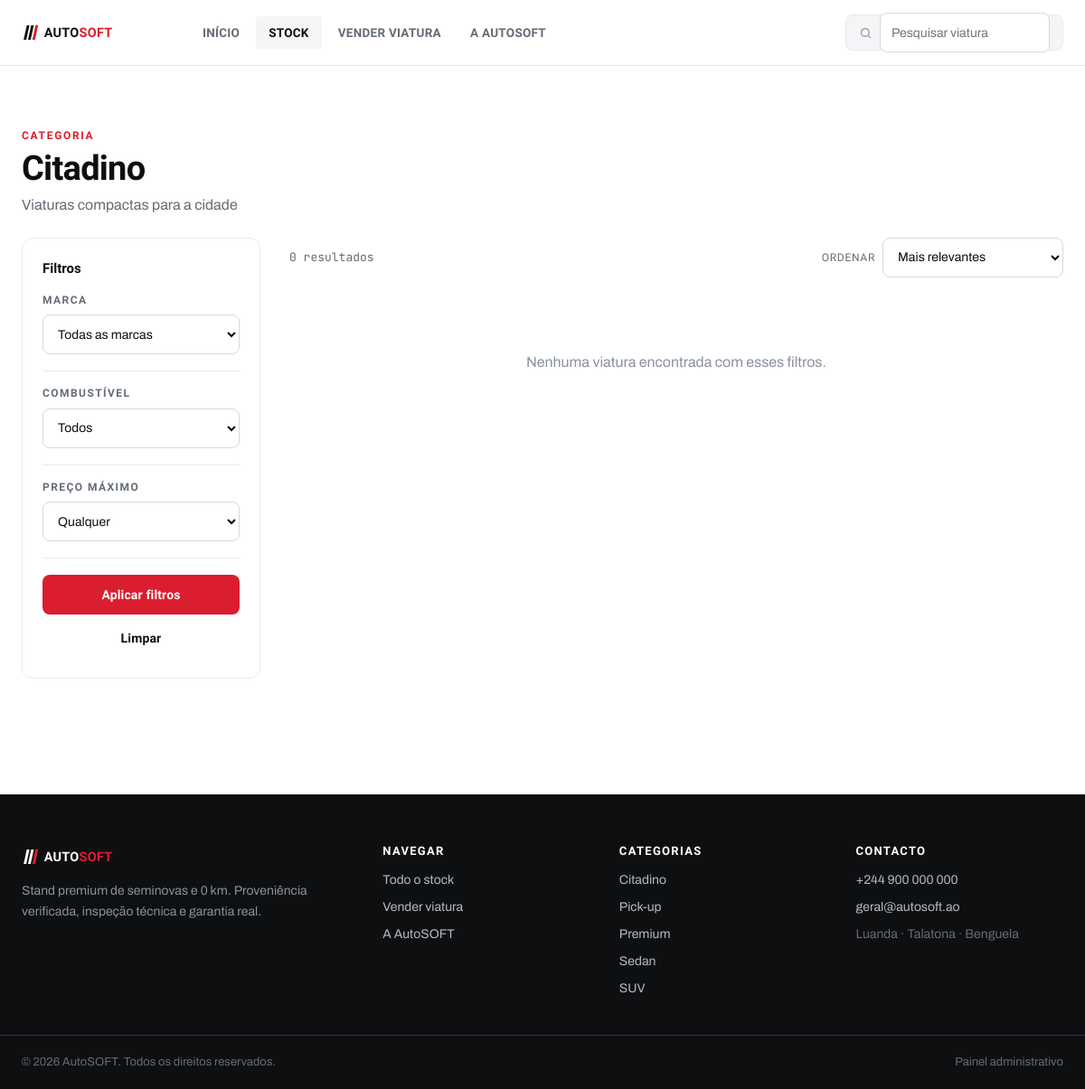
/autosoft/categoria/citadino, run on the app's committed database.
### tables this page shows
CREATE TABLE `categories` (
  `id`          INT UNSIGNED NOT NULL AUTO_INCREMENT,
  `name`        VARCHAR(120) NOT NULL,
  `slug`        VARCHAR(140) NOT NULL,
  `description` VARCHAR(255) DEFAULT NULL,
  `created_at`  TIMESTAMP    NOT NULL DEFAULT CURRENT_TIMESTAMP,
  PRIMARY KEY (`id`),
  UNIQUE KEY `uq_category_slug` (`slug`)
);

### src/helpers.php (called while the page is built, shortened)
<?php
function e($v): string
{
    return htmlspecialchars((string) $v, ENT_QUOTES, 'UTF-8');
}
function url(string $path = ''): string
{
    $base = rtrim($GLOBALS['CONFIG']['base_url'], '/');
    if ($path === '' || $path === '/') {
        return $base === '' ? '/' : $base . '/';
    }
    return $base . '/' . ltrim($path, '/');
}
function asset(string $path): string
{
    return url('assets/' . ltrim($path, '/'));
}
function render(string $view, array $data = [], string $layout = 'layout'): void
{
    extract($data, EXTR_SKIP);
    $viewFile = __DIR__ . '/../views/' . $view . '.php';
    require $viewFile;
    $content = ob_get_clean();
    require __DIR__ . '/../views/' . $layout . '.php';
}
function q(string $key, $default = '')
{
    return isset($_GET[$key]) ? trim((string) $_GET[$key]) : $default;
}

### controllers/site.php (called while the page is built, shortened)
<?php
function page_catalog(array $preset = [], array $context = []): void
{
    $filters = array_merge([
        'only_available' => true,
        'brand_slug'     => q('marca'),
        'category_slug'  => q('categoria'),
        'fuel'           => q('combustivel'),
        'max_price'      => q('preco_max'),
        'search'         => q('q'),
        'sort'           => q('ordenar', 'relevance'),
    ], $preset);
    $vehicles = find_vehicles($filters);
    render('catalog', array_merge([
        'title'      => $context['title'] ?? 'Stock — AutoSOFT',
        'heading'    => $context['heading'] ?? 'Todas as viaturas',
        'eyebrow'    => $context['eyebrow'] ?? 'Stock',
        'intro'      => $context['intro'] ?? null,
        'vehicles'   => $vehicles,
        'brands'     => all_brands(),
        'categories' => all_categories(),
        'fuels'      => distinct_fuels(),
        'filters'    => $filters,
    ], $context));
}
function page_category(string $slug): void
{
    $cat = category_by_slug($slug);
    page_catalog(
        ['category_slug' => $slug],
        [
            'title'   => $cat['name'] . ' — Stock AutoSOFT',
            'eyebrow' => 'Categoria',
            'heading' => $cat['name'],
            'intro'   => $cat['description'] ?: ('Viaturas da categoria ' . $cat['name'] . '.'),
            'lockCategory' => $cat,
        ]
    );
}

### src/db.php (called while the page is built)
<?php
function db(): PDO
{
    static $pdo = null;
    if ($pdo instanceof PDO) {
        return $pdo;
    }
    $cfg = $GLOBALS['CONFIG']['db'];
    $dsn = "mysql:host={$cfg['host']};port={$cfg['port']};dbname={$cfg['name']};charset={$cfg['charset']}";
    try {
        $pdo = new PDO($dsn, $cfg['user'], $cfg['pass'], [
            PDO::ATTR_ERRMODE            => PDO::ERRMODE_EXCEPTION,
            PDO::ATTR_DEFAULT_FETCH_MODE => PDO::FETCH_ASSOC,
            PDO::ATTR_EMULATE_PREPARES   => false,
        ]);
    } catch (PDOException $e) {
        http_response_code(500);
        die('Erro de ligação à base de dados: ' . htmlspecialchars($e->getMessage())
            . '<br>Verifique as credenciais em <code>config.php</code> e se importou <code>database/schema.sql</code>.');
    }
    return $pdo;
}

### src/models.php (called while the page is built, shortened)
<?php
function all_categories(): array
{
    return db()->query('SELECT * FROM categories ORDER BY name')->fetchAll();
}
function category_by_slug(string $slug): ?array
{
    $st = db()->prepare('SELECT * FROM categories WHERE slug = ? LIMIT 1');
    $st->execute([$slug]);
    return $st->fetch() ?: null;
}

### views/catalog.php (the view, shortened to what this page needs)
<?php
$navActive = 'catalog';
$lockBrand = $lockBrand ?? null;
$lockCategory = $lockCategory ?? null;
?>
<div class="container section">
  <div class="catalog-head">
    <span class="eyebrow"><?= e($eyebrow) ?></span>
    <h1><?= e($heading) ?></h1>
    <?php if (!empty($intro)): ?><p class="catalog-intro"><?= e($intro) ?></p><?php endif; ?>
  </div>
  <div class="catalog-layout">
    <aside class="filter-rail">
      <form method="get" action="<?= $lockBrand ? url('/marca/' . $lockBrand['slug']) : ($lockCategory ? url('/categoria/' . $lockCategory['slug']) : url('/estoque')) ?>">
        <div class="filter-title">Filtros</div>
        <?php if (!$lockBrand): ?>
        <div class="filter-group">
          <h4>Marca</h4>
          <select name="marca">
            <option value="">Todas as marcas</option>
          </select>
        </div>
        <?php endif; ?>
        <div class="filter-group">
          <h4>Combustível</h4>
          <select name="combustivel">
            <option value="">Todos</option>
          </select>
        </div>
        <div class="filter-group">
          <h4>Preço máximo</h4>
          <select name="preco_max">
            <option value="">Qualquer</option>
          </select>
        </div>
        <button class="btn btn-primary btn-block" type="submit">Aplicar filtros</button>
        <a class="btn btn-ghost btn-block" href="<?= $lockBrand ? url('/marca/' . $lockBrand['slug']) : ($lockCategory ? url('/categoria/' . $lockCategory['slug']) : url('/estoque')) ?>">Limpar</a>
      </form>
    </aside>
    <div class="catalog-results">
      <div class="results-bar">
        <span class="results-count"><?= count($vehicles) ?> resultado<?= count($vehicles) !== 1 ? 's' : '' ?></span>
        <form method="get" class="sort-form">
          <label>Ordenar
            <select name="ordenar" onchange="this.form.submit()">
              <option value="relevance" <?= $filters['sort']==='relevance'?'selected':'' ?>>Mais relevantes</option>
            </select>
          </label>
        </form>
      </div>
      <?php if ($vehicles): ?>
        <div class="grid-3">
          <?php foreach ($vehicles as $v) { echo vehicle_card($v); } ?>
        </div>
      <?php else: ?>
        <div class="empty">Nenhuma viatura encontrada com esses filtros.</div>
      <?php endif; ?>
    </div>
  </div>
</div>

### views/layout.php (shortened to what this page needs)
<!DOCTYPE html>
<html lang="pt-AO">
<head>
<link rel="stylesheet" href="<?= asset('site.css') ?>">
</head>
<body>
<?php
$navActive = $navActive ?? '';
$links = [
    ['home',    'Início',         url('/')],
    ['catalog', 'Stock',          url('/estoque')],
    ['sell',    'Vender viatura', url('/vender')],
    ['about',   'A AutoSOFT',     url('/sobre')],
];
?>
<header class="site-header">
  <div class="container header-inner">
    <a href="<?= url('/') ?>" class="logo" aria-label="AutoSOFT">
      <svg viewBox="0 0 280 48" width="150" height="26" role="img">
        <text x="46" y="34" font-family="Saira, sans-serif" font-weight="800" font-size="27" letter-spacing="0.5">
          <tspan fill="#0E0F11">AUTO</tspan><tspan fill="#DA1E2F">SOFT</tspan>
        </text>
      </svg>
    </a>
    <nav class="main-nav">
      <?php foreach ($links as [$id, $label, $href]): ?>
        <a href="<?= $href ?>" class="<?= $navActive === $id ? 'active' : '' ?>"><?= e($label) ?></a>
      <?php endforeach; ?>
    </nav>
    <form class="header-search" action="<?= url('/estoque') ?>" method="get">
      <svg width="17" height="17" viewBox="0 0 24 24" fill="none" stroke="currentColor" stroke-width="2"><circle cx="11" cy="11" r="7"/><path d="m21 21-4.3-4.3"/></svg>
      <input type="search" name="q" placeholder="Pesquisar viatura" value="<?= e(q('q')) ?>">
    </form>
  </div>
</header>
<main>
<?= $content ?>
</main>
<footer class="site-footer">
  <div class="container footer-grid">
    <div class="footer-brand">
      <svg viewBox="0 0 280 48" width="150" height="26" role="img">
        <text x="46" y="34" font-family="Saira, sans-serif" font-weight="800" font-size="27" letter-spacing="0.5">
          <tspan fill="#FFFFFF">AUTO</tspan><tspan fill="#DA1E2F">SOFT</tspan>
        </text>
      </svg>
      <p>Stand premium de seminovas e 0 km. Proveniência verificada, inspeção técnica e garantia real.</p>
    </div>
    <div class="footer-col">
      <h4>Navegar</h4>
      <a href="<?= url('/estoque') ?>">Todo o stock</a>
      <a href="<?= url('/vender') ?>">Vender viatura</a>
      <a href="<?= url('/sobre') ?>">A AutoSOFT</a>
    </div>
    <div class="footer-col">
      <h4>Categorias</h4>
      <?php foreach (array_slice(all_categories(), 0, 5) as $c): ?>
        <a href="<?= url('/categoria/' . $c['slug']) ?>"><?= e($c['name']) ?></a>
      <?php endforeach; ?>
    </div>
    <div class="footer-col">
      <h4>Contacto</h4>
      <a href="tel:+244900000000">+244 900 000 000</a>
      <a href="mailto:geral@autosoft.ao">geral@autosoft.ao</a>
      <span class="footer-muted">Luanda · Talatona · Benguela</span>
    </div>
  </div>
  <div class="container footer-bottom">
    <span>© <?= date('Y') ?> AutoSOFT. Todos os direitos reservados.</span>
    <a href="<?= url('/admin') ?>">Painel administrativo</a>
  </div>
</footer>
</body>
</html>

### data on the page
categories: name "Citadino", description "Viaturas compactas para a cidade"
categories: name "Pick-up"
categories: name "Premium"
categories: name "Sedan"
categories: name "SUV"

### other printed values
$label "INÍCIO"
$label "STOCK"
$label "VENDER VIATURA"
$label "A AUTOSOFT"
$eyebrow "CATEGORIA"
count($vehicles) "0"
